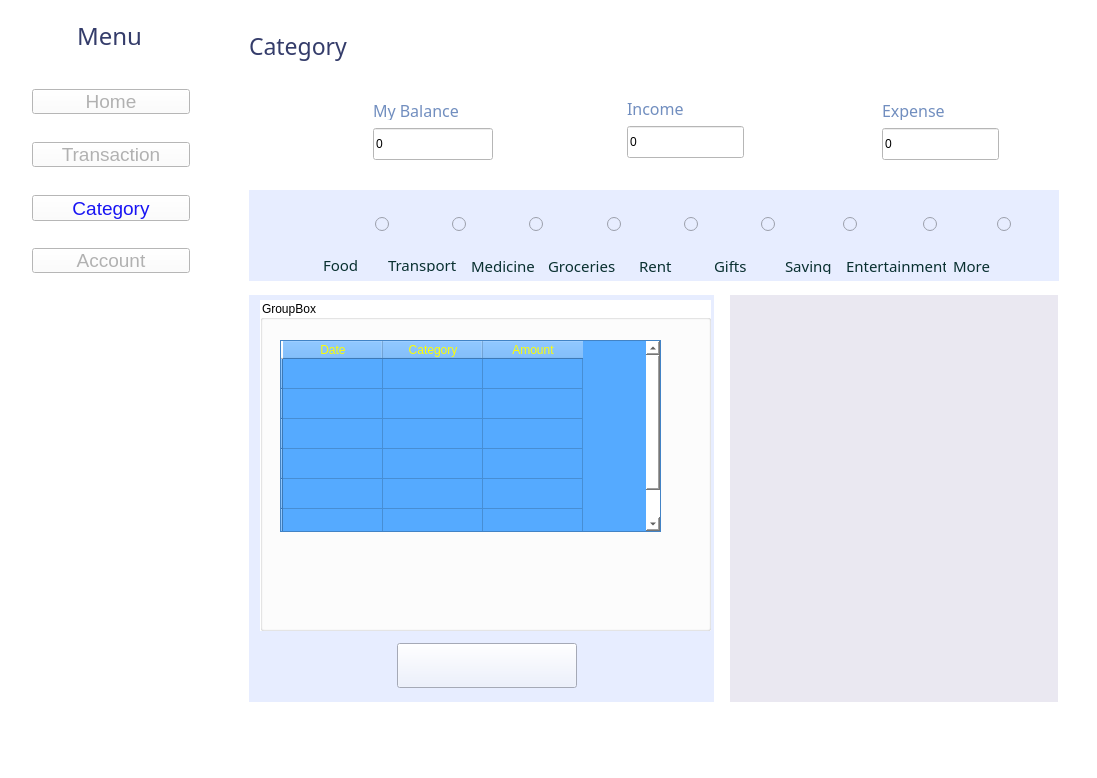
<?xml version="1.0" encoding="UTF-8"?>
<ui version="4.0">
 <class>Category</class>
 <widget class="QMainWindow" name="Category">
  <property name="geometry">
   <rect>
    <x>0</x>
    <y>0</y>
    <width>1097</width>
    <height>778</height>
   </rect>
  </property>
  <property name="sizeIncrement">
   <size>
    <width>0</width>
    <height>0</height>
   </size>
  </property>
  <property name="windowTitle">
   <string>MainWindow</string>
  </property>
  <property name="autoFillBackground">
   <bool>false</bool>
  </property>
  <property name="styleSheet">
   <string notr="true">background-color: rgb(255, 255, 255);</string>
  </property>
  <property name="iconSize">
   <size>
    <width>25</width>
    <height>25</height>
   </size>
  </property>
  <property name="documentMode">
   <bool>false</bool>
  </property>
  <widget class="QWidget" name="centralwidget">
   <widget class="QLabel" name="Icon_menu">
    <property name="geometry">
     <rect>
      <x>20</x>
      <y>21</y>
      <width>25</width>
      <height>25</height>
     </rect>
    </property>
    <property name="text">
     <string/>
    </property>
    <property name="pixmap">
     <pixmap>../../Images/Home/Icon_Menu.png</pixmap>
    </property>
   </widget>
   <widget class="QLabel" name="label_menu">
    <property name="geometry">
     <rect>
      <x>77</x>
      <y>21</y>
      <width>70</width>
      <height>30</height>
     </rect>
    </property>
    <property name="font">
     <font>
      <family>Bahnschrift SemiLight</family>
      <pointsize>18</pointsize>
     </font>
    </property>
    <property name="styleSheet">
     <string notr="true">color: rgb(52, 60, 106);</string>
    </property>
    <property name="text">
     <string>Menu</string>
    </property>
   </widget>
   <widget class="QPushButton" name="pushButton_home">
    <property name="geometry">
     <rect>
      <x>32</x>
      <y>89</y>
      <width>158</width>
      <height>25</height>
     </rect>
    </property>
    <property name="sizePolicy">
     <sizepolicy hsizetype="Minimum" vsizetype="Fixed">
      <horstretch>20</horstretch>
      <verstretch>20</verstretch>
     </sizepolicy>
    </property>
    <property name="minimumSize">
     <size>
      <width>158</width>
      <height>25</height>
     </size>
    </property>
    <property name="sizeIncrement">
     <size>
      <width>0</width>
      <height>0</height>
     </size>
    </property>
    <property name="font">
     <font>
      <pointsize>14</pointsize>
     </font>
    </property>
    <property name="toolTip">
     <string/>
    </property>
    <property name="styleSheet">
     <string notr="true">color: rgb(177, 177, 177);</string>
    </property>
    <property name="text">
     <string>Home</string>
    </property>
    <property name="icon">
     <iconset>
      <normaloff>../../Images/Account/Icon_Home.png</normaloff>../../Images/Account/Icon_Home.png</iconset>
    </property>
    <property name="iconSize">
     <size>
      <width>25</width>
      <height>25</height>
     </size>
    </property>
    <property name="shortcut">
     <string notr="true"/>
    </property>
    <property name="checkable">
     <bool>false</bool>
    </property>
    <property name="autoRepeat">
     <bool>false</bool>
    </property>
    <property name="autoDefault">
     <bool>false</bool>
    </property>
   </widget>
   <widget class="QPushButton" name="pushButton_category">
    <property name="geometry">
     <rect>
      <x>32</x>
      <y>195</y>
      <width>158</width>
      <height>26</height>
     </rect>
    </property>
    <property name="sizePolicy">
     <sizepolicy hsizetype="Minimum" vsizetype="Fixed">
      <horstretch>20</horstretch>
      <verstretch>20</verstretch>
     </sizepolicy>
    </property>
    <property name="minimumSize">
     <size>
      <width>158</width>
      <height>26</height>
     </size>
    </property>
    <property name="sizeIncrement">
     <size>
      <width>10</width>
      <height>10</height>
     </size>
    </property>
    <property name="font">
     <font>
      <pointsize>14</pointsize>
     </font>
    </property>
    <property name="styleSheet">
     <string notr="true">color: rgb(24, 20, 243);</string>
    </property>
    <property name="text">
     <string>Category</string>
    </property>
    <property name="icon">
     <iconset>
      <normaloff>../../Images/Category/Icon_Category.png</normaloff>../../Images/Category/Icon_Category.png</iconset>
    </property>
    <property name="iconSize">
     <size>
      <width>25</width>
      <height>25</height>
     </size>
    </property>
    <property name="shortcut">
     <string notr="true"/>
    </property>
    <property name="autoRepeat">
     <bool>false</bool>
    </property>
   </widget>
   <widget class="QPushButton" name="pushButton_transaction">
    <property name="geometry">
     <rect>
      <x>32</x>
      <y>142</y>
      <width>158</width>
      <height>25</height>
     </rect>
    </property>
    <property name="sizePolicy">
     <sizepolicy hsizetype="Minimum" vsizetype="Fixed">
      <horstretch>0</horstretch>
      <verstretch>0</verstretch>
     </sizepolicy>
    </property>
    <property name="minimumSize">
     <size>
      <width>158</width>
      <height>25</height>
     </size>
    </property>
    <property name="sizeIncrement">
     <size>
      <width>10</width>
      <height>10</height>
     </size>
    </property>
    <property name="font">
     <font>
      <pointsize>14</pointsize>
     </font>
    </property>
    <property name="styleSheet">
     <string notr="true">color: rgb(177, 177, 177);</string>
    </property>
    <property name="text">
     <string>Transaction</string>
    </property>
    <property name="icon">
     <iconset>
      <normaloff>../../Images/Home/Icon_Transaction.png</normaloff>../../Images/Home/Icon_Transaction.png</iconset>
    </property>
    <property name="iconSize">
     <size>
      <width>25</width>
      <height>25</height>
     </size>
    </property>
    <property name="shortcut">
     <string notr="true"/>
    </property>
    <property name="checkable">
     <bool>false</bool>
    </property>
    <property name="autoRepeat">
     <bool>false</bool>
    </property>
   </widget>
   <widget class="QPushButton" name="pushButton_account">
    <property name="geometry">
     <rect>
      <x>32</x>
      <y>248</y>
      <width>158</width>
      <height>25</height>
     </rect>
    </property>
    <property name="sizePolicy">
     <sizepolicy hsizetype="Minimum" vsizetype="Fixed">
      <horstretch>20</horstretch>
      <verstretch>20</verstretch>
     </sizepolicy>
    </property>
    <property name="minimumSize">
     <size>
      <width>158</width>
      <height>25</height>
     </size>
    </property>
    <property name="sizeIncrement">
     <size>
      <width>10</width>
      <height>10</height>
     </size>
    </property>
    <property name="font">
     <font>
      <pointsize>14</pointsize>
     </font>
    </property>
    <property name="styleSheet">
     <string notr="true">color: rgb(177, 177, 177);</string>
    </property>
    <property name="text">
     <string>Account</string>
    </property>
    <property name="icon">
     <iconset>
      <normaloff>../../Images/Home/Icon_Setting.png</normaloff>../../Images/Home/Icon_Setting.png</iconset>
    </property>
    <property name="iconSize">
     <size>
      <width>25</width>
      <height>25</height>
     </size>
    </property>
    <property name="shortcut">
     <string notr="true"/>
    </property>
    <property name="checkable">
     <bool>false</bool>
    </property>
    <property name="autoRepeat">
     <bool>false</bool>
    </property>
   </widget>
   <widget class="QLabel" name="label_CATEGORY">
    <property name="geometry">
     <rect>
      <x>249</x>
      <y>29</y>
      <width>127</width>
      <height>34</height>
     </rect>
    </property>
    <property name="font">
     <font>
      <family>Bahnschrift SemiLight</family>
      <pointsize>17</pointsize>
     </font>
    </property>
    <property name="styleSheet">
     <string notr="true">color: rgb(52, 60, 106);</string>
    </property>
    <property name="text">
     <string>Category</string>
    </property>
   </widget>
   <widget class="QLabel" name="Icon_mybalance">
    <property name="geometry">
     <rect>
      <x>283</x>
      <y>95</y>
      <width>70</width>
      <height>70</height>
     </rect>
    </property>
    <property name="minimumSize">
     <size>
      <width>70</width>
      <height>70</height>
     </size>
    </property>
    <property name="text">
     <string/>
    </property>
    <property name="pixmap">
     <pixmap>../../Images/Home/Icon_MyBalance.png</pixmap>
    </property>
   </widget>
   <widget class="QLineEdit" name="lineEdit_mybalance">
    <property name="geometry">
     <rect>
      <x>373</x>
      <y>128</y>
      <width>120</width>
      <height>32</height>
     </rect>
    </property>
    <property name="text">
     <string>0</string>
    </property>
   </widget>
   <widget class="QLabel" name="label_mybalance">
    <property name="geometry">
     <rect>
      <x>373</x>
      <y>100</y>
      <width>108</width>
      <height>20</height>
     </rect>
    </property>
    <property name="minimumSize">
     <size>
      <width>108</width>
      <height>20</height>
     </size>
    </property>
    <property name="font">
     <font>
      <family>Bahnschrift SemiLight</family>
      <pointsize>12</pointsize>
     </font>
    </property>
    <property name="styleSheet">
     <string notr="true">color: rgb(113, 142, 191);</string>
    </property>
    <property name="text">
     <string>My Balance</string>
    </property>
   </widget>
   <widget class="QLabel" name="Icon_income">
    <property name="geometry">
     <rect>
      <x>534</x>
      <y>94</y>
      <width>70</width>
      <height>70</height>
     </rect>
    </property>
    <property name="minimumSize">
     <size>
      <width>70</width>
      <height>70</height>
     </size>
    </property>
    <property name="text">
     <string/>
    </property>
    <property name="pixmap">
     <pixmap>../../Images/Home/Icon_Income.png</pixmap>
    </property>
   </widget>
   <widget class="QLineEdit" name="lineEdit_expense">
    <property name="geometry">
     <rect>
      <x>882</x>
      <y>128</y>
      <width>117</width>
      <height>32</height>
     </rect>
    </property>
    <property name="minimumSize">
     <size>
      <width>117</width>
      <height>32</height>
     </size>
    </property>
    <property name="text">
     <string>0</string>
    </property>
   </widget>
   <widget class="QLabel" name="label_expense">
    <property name="geometry">
     <rect>
      <x>882</x>
      <y>100</y>
      <width>108</width>
      <height>20</height>
     </rect>
    </property>
    <property name="minimumSize">
     <size>
      <width>88</width>
      <height>20</height>
     </size>
    </property>
    <property name="font">
     <font>
      <family>Bahnschrift SemiLight</family>
      <pointsize>12</pointsize>
     </font>
    </property>
    <property name="styleSheet">
     <string notr="true">color: rgb(113, 142, 191);</string>
    </property>
    <property name="text">
     <string>Expense</string>
    </property>
   </widget>
   <widget class="QLabel" name="Icon_expense">
    <property name="geometry">
     <rect>
      <x>794</x>
      <y>96</y>
      <width>70</width>
      <height>70</height>
     </rect>
    </property>
    <property name="minimumSize">
     <size>
      <width>70</width>
      <height>70</height>
     </size>
    </property>
    <property name="text">
     <string/>
    </property>
    <property name="pixmap">
     <pixmap>../../Images/Home/Icon_Expenses.png</pixmap>
    </property>
   </widget>
   <widget class="QLineEdit" name="lineEdit_income">
    <property name="geometry">
     <rect>
      <x>627</x>
      <y>126</y>
      <width>117</width>
      <height>32</height>
     </rect>
    </property>
    <property name="minimumSize">
     <size>
      <width>117</width>
      <height>32</height>
     </size>
    </property>
    <property name="text">
     <string>0</string>
    </property>
   </widget>
   <widget class="QLabel" name="label_income">
    <property name="geometry">
     <rect>
      <x>627</x>
      <y>98</y>
      <width>108</width>
      <height>20</height>
     </rect>
    </property>
    <property name="minimumSize">
     <size>
      <width>88</width>
      <height>20</height>
     </size>
    </property>
    <property name="font">
     <font>
      <family>Bahnschrift SemiLight</family>
      <pointsize>12</pointsize>
     </font>
    </property>
    <property name="styleSheet">
     <string notr="true">color: rgb(113, 142, 191);</string>
    </property>
    <property name="text">
     <string>Income</string>
    </property>
   </widget>
   <widget class="QLabel" name="label">
    <property name="geometry">
     <rect>
      <x>249</x>
      <y>190</y>
      <width>810</width>
      <height>91</height>
     </rect>
    </property>
    <property name="minimumSize">
     <size>
      <width>810</width>
      <height>90</height>
     </size>
    </property>
    <property name="styleSheet">
     <string notr="true">background-color: rgb(231, 237, 255);</string>
    </property>
    <property name="text">
     <string/>
    </property>
   </widget>
   <widget class="QRadioButton" name="radioButton_food">
    <property name="geometry">
     <rect>
      <x>316</x>
      <y>199</y>
      <width>73</width>
      <height>50</height>
     </rect>
    </property>
    <property name="layoutDirection">
     <enum>Qt::RightToLeft</enum>
    </property>
    <property name="styleSheet">
     <string notr="true">background-color: rgb(231, 237, 255);</string>
    </property>
    <property name="text">
     <string/>
    </property>
    <property name="icon">
     <iconset>
      <normaloff>../../Images/Category/Icon_Food.png</normaloff>../../Images/Category/Icon_Food.png</iconset>
    </property>
    <property name="iconSize">
     <size>
      <width>50</width>
      <height>50</height>
     </size>
    </property>
   </widget>
   <widget class="QRadioButton" name="radioButton_transport">
    <property name="geometry">
     <rect>
      <x>393</x>
      <y>199</y>
      <width>73</width>
      <height>50</height>
     </rect>
    </property>
    <property name="layoutDirection">
     <enum>Qt::RightToLeft</enum>
    </property>
    <property name="styleSheet">
     <string notr="true">background-color: rgb(231, 237, 255);</string>
    </property>
    <property name="text">
     <string/>
    </property>
    <property name="icon">
     <iconset>
      <normaloff>../../Images/Category/Icon_Transport.png</normaloff>../../Images/Category/Icon_Transport.png</iconset>
    </property>
    <property name="iconSize">
     <size>
      <width>50</width>
      <height>50</height>
     </size>
    </property>
   </widget>
   <widget class="QLabel" name="label_2">
    <property name="geometry">
     <rect>
      <x>323</x>
      <y>258</y>
      <width>41</width>
      <height>14</height>
     </rect>
    </property>
    <property name="font">
     <font>
      <family>Rockwell</family>
      <pointsize>11</pointsize>
     </font>
    </property>
    <property name="styleSheet">
     <string notr="true">background-color: rgb(231, 237, 255);
color: rgb(9, 48, 48);</string>
    </property>
    <property name="text">
     <string>Food</string>
    </property>
   </widget>
   <widget class="QLabel" name="label_3">
    <property name="geometry">
     <rect>
      <x>388</x>
      <y>258</y>
      <width>71</width>
      <height>14</height>
     </rect>
    </property>
    <property name="font">
     <font>
      <family>Rockwell</family>
      <pointsize>11</pointsize>
     </font>
    </property>
    <property name="styleSheet">
     <string notr="true">background-color: rgb(231, 237, 255);
color: rgb(9, 48, 48);</string>
    </property>
    <property name="text">
     <string>Transport</string>
    </property>
   </widget>
   <widget class="QRadioButton" name="radioButton_medicine">
    <property name="geometry">
     <rect>
      <x>470</x>
      <y>199</y>
      <width>73</width>
      <height>50</height>
     </rect>
    </property>
    <property name="layoutDirection">
     <enum>Qt::RightToLeft</enum>
    </property>
    <property name="styleSheet">
     <string notr="true">background-color: rgb(231, 237, 255);</string>
    </property>
    <property name="text">
     <string/>
    </property>
    <property name="icon">
     <iconset>
      <normaloff>../../Images/Category/Icon_Medicine.png</normaloff>../../Images/Category/Icon_Medicine.png</iconset>
    </property>
    <property name="iconSize">
     <size>
      <width>50</width>
      <height>50</height>
     </size>
    </property>
   </widget>
   <widget class="QLabel" name="label_9">
    <property name="geometry">
     <rect>
      <x>471</x>
      <y>258</y>
      <width>71</width>
      <height>16</height>
     </rect>
    </property>
    <property name="font">
     <font>
      <family>Rockwell</family>
      <pointsize>11</pointsize>
     </font>
    </property>
    <property name="styleSheet">
     <string notr="true">background-color: rgb(231, 237, 255);
color: rgb(9, 48, 48);</string>
    </property>
    <property name="text">
     <string>Medicine</string>
    </property>
   </widget>
   <widget class="QRadioButton" name="radioButton_groceries">
    <property name="geometry">
     <rect>
      <x>548</x>
      <y>199</y>
      <width>73</width>
      <height>50</height>
     </rect>
    </property>
    <property name="layoutDirection">
     <enum>Qt::RightToLeft</enum>
    </property>
    <property name="styleSheet">
     <string notr="true">background-color: rgb(231, 237, 255);</string>
    </property>
    <property name="text">
     <string/>
    </property>
    <property name="icon">
     <iconset>
      <normaloff>../../Images/Category/Icon_Groceries.png</normaloff>../../Images/Category/Icon_Groceries.png</iconset>
    </property>
    <property name="iconSize">
     <size>
      <width>50</width>
      <height>50</height>
     </size>
    </property>
   </widget>
   <widget class="QLabel" name="label_10">
    <property name="geometry">
     <rect>
      <x>548</x>
      <y>258</y>
      <width>81</width>
      <height>16</height>
     </rect>
    </property>
    <property name="font">
     <font>
      <family>Rockwell</family>
      <pointsize>11</pointsize>
     </font>
    </property>
    <property name="styleSheet">
     <string notr="true">background-color: rgb(231, 237, 255);
color: rgb(9, 48, 48);</string>
    </property>
    <property name="text">
     <string>Groceries</string>
    </property>
   </widget>
   <widget class="QRadioButton" name="radioButton_rent">
    <property name="geometry">
     <rect>
      <x>625</x>
      <y>199</y>
      <width>73</width>
      <height>50</height>
     </rect>
    </property>
    <property name="layoutDirection">
     <enum>Qt::RightToLeft</enum>
    </property>
    <property name="styleSheet">
     <string notr="true">background-color: rgb(231, 237, 255);</string>
    </property>
    <property name="text">
     <string/>
    </property>
    <property name="icon">
     <iconset>
      <normaloff>../../Images/Category/Icon_Rent.png</normaloff>../../Images/Category/Icon_Rent.png</iconset>
    </property>
    <property name="iconSize">
     <size>
      <width>50</width>
      <height>50</height>
     </size>
    </property>
   </widget>
   <widget class="QLabel" name="label_11">
    <property name="geometry">
     <rect>
      <x>639</x>
      <y>258</y>
      <width>35</width>
      <height>16</height>
     </rect>
    </property>
    <property name="font">
     <font>
      <family>Rockwell</family>
      <pointsize>11</pointsize>
     </font>
    </property>
    <property name="styleSheet">
     <string notr="true">background-color: rgb(231, 237, 255);
color: rgb(9, 48, 48);</string>
    </property>
    <property name="text">
     <string>Rent</string>
    </property>
   </widget>
   <widget class="QRadioButton" name="radioButton_gifts">
    <property name="geometry">
     <rect>
      <x>702</x>
      <y>199</y>
      <width>73</width>
      <height>50</height>
     </rect>
    </property>
    <property name="layoutDirection">
     <enum>Qt::RightToLeft</enum>
    </property>
    <property name="styleSheet">
     <string notr="true">background-color: rgb(231, 237, 255);</string>
    </property>
    <property name="text">
     <string/>
    </property>
    <property name="icon">
     <iconset>
      <normaloff>../../Images/Category/Icon_Gifts.png</normaloff>../../Images/Category/Icon_Gifts.png</iconset>
    </property>
    <property name="iconSize">
     <size>
      <width>50</width>
      <height>50</height>
     </size>
    </property>
   </widget>
   <widget class="QLabel" name="label_12">
    <property name="geometry">
     <rect>
      <x>714</x>
      <y>258</y>
      <width>32</width>
      <height>16</height>
     </rect>
    </property>
    <property name="font">
     <font>
      <family>Rockwell</family>
      <pointsize>11</pointsize>
     </font>
    </property>
    <property name="styleSheet">
     <string notr="true">background-color: rgb(231, 237, 255);
color: rgb(9, 48, 48);</string>
    </property>
    <property name="text">
     <string>Gifts</string>
    </property>
   </widget>
   <widget class="QRadioButton" name="radioButton_saving">
    <property name="geometry">
     <rect>
      <x>784</x>
      <y>199</y>
      <width>73</width>
      <height>50</height>
     </rect>
    </property>
    <property name="layoutDirection">
     <enum>Qt::RightToLeft</enum>
    </property>
    <property name="styleSheet">
     <string notr="true">background-color: rgb(231, 237, 255);</string>
    </property>
    <property name="text">
     <string/>
    </property>
    <property name="icon">
     <iconset>
      <normaloff>../../Images/Category/Icon_Saving.png</normaloff>../../Images/Category/Icon_Saving.png</iconset>
    </property>
    <property name="iconSize">
     <size>
      <width>50</width>
      <height>50</height>
     </size>
    </property>
   </widget>
   <widget class="QLabel" name="label_13">
    <property name="geometry">
     <rect>
      <x>785</x>
      <y>258</y>
      <width>47</width>
      <height>16</height>
     </rect>
    </property>
    <property name="font">
     <font>
      <family>Rockwell</family>
      <pointsize>11</pointsize>
     </font>
    </property>
    <property name="styleSheet">
     <string notr="true">background-color: rgb(231, 237, 255);
color: rgb(9, 48, 48);</string>
    </property>
    <property name="text">
     <string>Saving</string>
    </property>
   </widget>
   <widget class="QRadioButton" name="radioButton_entertainment">
    <property name="geometry">
     <rect>
      <x>864</x>
      <y>199</y>
      <width>73</width>
      <height>50</height>
     </rect>
    </property>
    <property name="layoutDirection">
     <enum>Qt::RightToLeft</enum>
    </property>
    <property name="styleSheet">
     <string notr="true">background-color: rgb(231, 237, 255);</string>
    </property>
    <property name="text">
     <string/>
    </property>
    <property name="icon">
     <iconset>
      <normaloff>../../Images/Category/Icon_Entertainment.png</normaloff>../../Images/Category/Icon_Entertainment.png</iconset>
    </property>
    <property name="iconSize">
     <size>
      <width>50</width>
      <height>50</height>
     </size>
    </property>
   </widget>
   <widget class="QLabel" name="label_14">
    <property name="geometry">
     <rect>
      <x>846</x>
      <y>258</y>
      <width>100</width>
      <height>16</height>
     </rect>
    </property>
    <property name="font">
     <font>
      <family>Rockwell</family>
      <pointsize>11</pointsize>
     </font>
    </property>
    <property name="styleSheet">
     <string notr="true">background-color: rgb(231, 237, 255);
color: rgb(9, 48, 48);</string>
    </property>
    <property name="text">
     <string>Entertainment</string>
    </property>
   </widget>
   <widget class="QRadioButton" name="radioButton_more">
    <property name="geometry">
     <rect>
      <x>938</x>
      <y>199</y>
      <width>73</width>
      <height>50</height>
     </rect>
    </property>
    <property name="layoutDirection">
     <enum>Qt::RightToLeft</enum>
    </property>
    <property name="styleSheet">
     <string notr="true">background-color: rgb(231, 237, 255);</string>
    </property>
    <property name="text">
     <string/>
    </property>
    <property name="icon">
     <iconset>
      <normaloff>images/category/Icon_More.png</normaloff>images/category/Icon_More.png</iconset>
    </property>
    <property name="iconSize">
     <size>
      <width>50</width>
      <height>50</height>
     </size>
    </property>
   </widget>
   <widget class="QLabel" name="label_15">
    <property name="geometry">
     <rect>
      <x>953</x>
      <y>258</y>
      <width>47</width>
      <height>16</height>
     </rect>
    </property>
    <property name="font">
     <font>
      <family>Rockwell</family>
      <pointsize>11</pointsize>
     </font>
    </property>
    <property name="styleSheet">
     <string notr="true">background-color: rgb(231, 237, 255);
color: rgb(9, 48, 48);</string>
    </property>
    <property name="text">
     <string>More</string>
    </property>
   </widget>
   <widget class="QLabel" name="label_4">
    <property name="geometry">
     <rect>
      <x>249</x>
      <y>295</y>
      <width>465</width>
      <height>407</height>
     </rect>
    </property>
    <property name="styleSheet">
     <string notr="true">background-color: rgb(231, 237, 255);</string>
    </property>
    <property name="text">
     <string/>
    </property>
   </widget>
   <widget class="QPushButton" name="pushButton_addexpenses">
    <property name="geometry">
     <rect>
      <x>397</x>
      <y>643</y>
      <width>180</width>
      <height>45</height>
     </rect>
    </property>
    <property name="styleSheet">
     <string notr="true">background-color: rgb(231, 237, 255);</string>
    </property>
    <property name="text">
     <string/>
    </property>
    <property name="icon">
     <iconset>
      <normaloff>images/category/Button_AddExpenses.png</normaloff>images/category/Button_AddExpenses.png</iconset>
    </property>
    <property name="iconSize">
     <size>
      <width>180</width>
      <height>45</height>
     </size>
    </property>
   </widget>
   <widget class="QGroupBox" name="groupBox">
    <property name="geometry">
     <rect>
      <x>260</x>
      <y>300</y>
      <width>451</width>
      <height>331</height>
     </rect>
    </property>
    <property name="title">
     <string>GroupBox</string>
    </property>
    <widget class="QScrollArea" name="scrollArea">
     <property name="geometry">
      <rect>
       <x>150</x>
       <y>100</y>
       <width>1</width>
       <height>1</height>
      </rect>
     </property>
     <property name="widgetResizable">
      <bool>true</bool>
     </property>
     <widget class="QWidget" name="scrollAreaWidgetContents">
      <property name="geometry">
       <rect>
        <x>0</x>
        <y>0</y>
        <width>16</width>
        <height>16</height>
       </rect>
      </property>
     </widget>
    </widget>
    <widget class="QTableWidget" name="table_expenses">
     <property name="geometry">
      <rect>
       <x>20</x>
       <y>40</y>
       <width>381</width>
       <height>192</height>
      </rect>
     </property>
     <property name="styleSheet">
      <string notr="true">color: rgb(255, 255, 0);
font: 75 8pt &quot;MS Shell Dlg 2&quot;;
background-color: rgb(85, 170, 255);</string>
     </property>
     <row>
      <property name="text">
       <string/>
      </property>
     </row>
     <row>
      <property name="text">
       <string/>
      </property>
     </row>
     <row>
      <property name="text">
       <string/>
      </property>
     </row>
     <row>
      <property name="text">
       <string/>
      </property>
     </row>
     <row>
      <property name="text">
       <string/>
      </property>
     </row>
     <row>
      <property name="text">
       <string/>
      </property>
     </row>
     <column>
      <property name="text">
       <string>Date</string>
      </property>
     </column>
     <column>
      <property name="text">
       <string>Category</string>
      </property>
     </column>
     <column>
      <property name="text">
       <string>Amount</string>
      </property>
     </column>
    </widget>
   </widget>
   <widget class="QLabel" name="label_5">
    <property name="geometry">
     <rect>
      <x>730</x>
      <y>295</y>
      <width>328</width>
      <height>407</height>
     </rect>
    </property>
    <property name="styleSheet">
     <string notr="true">background-color: rgb(234, 232, 241);</string>
    </property>
    <property name="text">
     <string/>
    </property>
   </widget>
  </widget>
  <widget class="QMenuBar" name="menubar">
   <property name="geometry">
    <rect>
     <x>0</x>
     <y>0</y>
     <width>1097</width>
     <height>21</height>
    </rect>
   </property>
  </widget>
  <widget class="QStatusBar" name="statusbar"/>
 </widget>
 <resources/>
 <connections/>
</ui>
